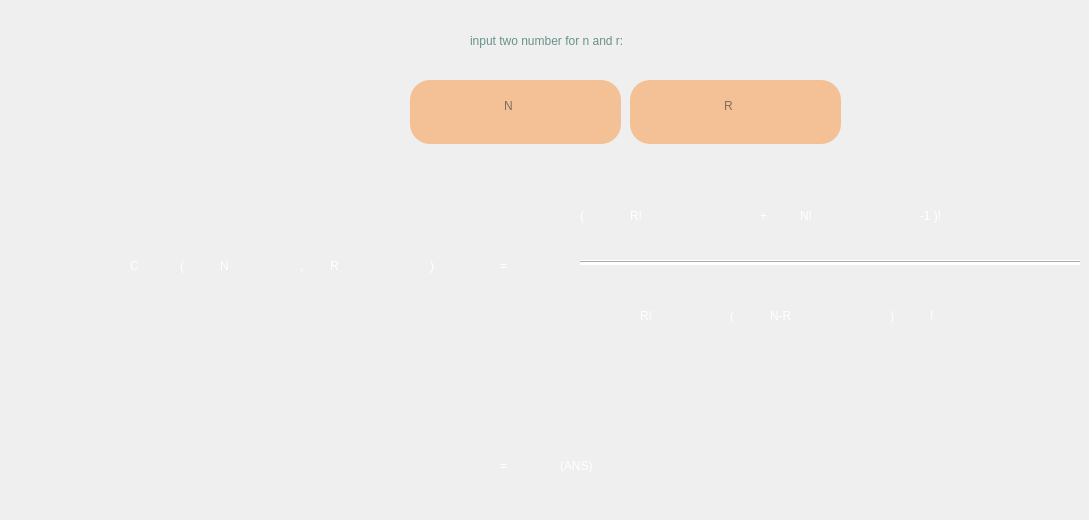
      <widget class="QWidget" name="combireplace_4">
       <property name="styleSheet">
        <string notr="true"/>
       </property>
       <widget class="QTextEdit" name="textEdit_21">
        <property name="geometry">
         <rect>
          <x>630</x>
          <y>80</y>
          <width>211</width>
          <height>64</height>
         </rect>
        </property>
        <property name="styleSheet">
         <string notr="true">background-color: #f4c095;
border-radius: 20px;
color: #071e22;
font: 63 13pt &quot;Bahnschrift SemiBold&quot;;
padding-left: 90px;
padding-top: 15px;</string>
        </property>
        <property name="placeholderText">
         <string>R</string>
        </property>
       </widget>
       <widget class="QLabel" name="label_174">
        <property name="geometry">
         <rect>
          <x>500</x>
          <y>220</y>
          <width>51</width>
          <height>91</height>
         </rect>
        </property>
        <property name="styleSheet">
         <string notr="true">color: white;
font: 28pt &quot;Cascadia Code&quot;;</string>
        </property>
        <property name="text">
         <string>=</string>
        </property>
       </widget>
       <widget class="QLabel" name="label_175">
        <property name="geometry">
         <rect>
          <x>640</x>
          <y>270</y>
          <width>91</width>
          <height>91</height>
         </rect>
        </property>
        <property name="styleSheet">
         <string notr="true">color: white;
font: 28pt &quot;Cascadia Code&quot;;</string>
        </property>
        <property name="text">
         <string>R!</string>
        </property>
       </widget>
       <widget class="QLabel" name="label_176">
        <property name="geometry">
         <rect>
          <x>220</x>
          <y>220</y>
          <width>71</width>
          <height>91</height>
         </rect>
        </property>
        <property name="styleSheet">
         <string notr="true">color: white;
font: 28pt &quot;Cascadia Code&quot;;</string>
        </property>
        <property name="text">
         <string>N</string>
        </property>
       </widget>
       <widget class="QTextEdit" name="textEdit_22">
        <property name="geometry">
         <rect>
          <x>410</x>
          <y>80</y>
          <width>211</width>
          <height>64</height>
         </rect>
        </property>
        <property name="styleSheet">
         <string notr="true">background-color: #f4c095;
border-radius: 20px;
color: #071e22;
font: 63 13pt &quot;Bahnschrift SemiBold&quot;;
padding-left: 90px;
padding-top: 15px;</string>
        </property>
        <property name="placeholderText">
         <string>N</string>
        </property>
       </widget>
       <widget class="QLabel" name="label_177">
        <property name="geometry">
         <rect>
          <x>500</x>
          <y>420</y>
          <width>51</width>
          <height>91</height>
         </rect>
        </property>
        <property name="styleSheet">
         <string notr="true">color: white;
font: 28pt &quot;Cascadia Code&quot;;</string>
        </property>
        <property name="text">
         <string>=</string>
        </property>
       </widget>
       <widget class="QLabel" name="label_178">
        <property name="geometry">
         <rect>
          <x>770</x>
          <y>270</y>
          <width>111</width>
          <height>91</height>
         </rect>
        </property>
        <property name="styleSheet">
         <string notr="true">color: white;
font: 28pt &quot;Cascadia Code&quot;;</string>
        </property>
        <property name="text">
         <string>N-R</string>
        </property>
       </widget>
       <widget class="QLabel" name="label_179">
        <property name="geometry">
         <rect>
          <x>730</x>
          <y>270</y>
          <width>31</width>
          <height>91</height>
         </rect>
        </property>
        <property name="styleSheet">
         <string notr="true">color: white;
font: 28pt &quot;Cascadia Code&quot;;</string>
        </property>
        <property name="text">
         <string>(</string>
        </property>
       </widget>
       <widget class="Line" name="line_11">
        <property name="geometry">
         <rect>
          <x>580</x>
          <y>260</y>
          <width>500</width>
          <height>5</height>
         </rect>
        </property>
        <property name="minimumSize">
         <size>
          <width>0</width>
          <height>2</height>
         </size>
        </property>
        <property name="styleSheet">
         <string notr="true">background-color: rgb(255, 255, 255);</string>
        </property>
        <property name="orientation">
         <enum>Qt::Horizontal</enum>
        </property>
       </widget>
       <widget class="QLabel" name="label_180">
        <property name="geometry">
         <rect>
          <x>470</x>
          <y>30</y>
          <width>411</width>
          <height>21</height>
         </rect>
        </property>
        <property name="styleSheet">
         <string notr="true">color: #679289;
font: 12pt &quot;Arial&quot;;</string>
        </property>
        <property name="text">
         <string>input two number for n and r:</string>
        </property>
       </widget>
       <widget class="QLabel" name="label_181">
        <property name="geometry">
         <rect>
          <x>330</x>
          <y>220</y>
          <width>91</width>
          <height>91</height>
         </rect>
        </property>
        <property name="styleSheet">
         <string notr="true">color: white;
font: 28pt &quot;Cascadia Code&quot;;</string>
        </property>
        <property name="text">
         <string>R</string>
        </property>
       </widget>
       <widget class="QLabel" name="label_182">
        <property name="geometry">
         <rect>
          <x>800</x>
          <y>170</y>
          <width>111</width>
          <height>91</height>
         </rect>
        </property>
        <property name="styleSheet">
         <string notr="true">color: white;
font: 28pt &quot;Cascadia Code&quot;;</string>
        </property>
        <property name="text">
         <string>N!</string>
        </property>
       </widget>
       <widget class="QLabel" name="label_183">
        <property name="geometry">
         <rect>
          <x>890</x>
          <y>270</y>
          <width>31</width>
          <height>91</height>
         </rect>
        </property>
        <property name="styleSheet">
         <string notr="true">color: white;
font: 28pt &quot;Cascadia Code&quot;;</string>
        </property>
        <property name="text">
         <string>)</string>
        </property>
       </widget>
       <widget class="QLabel" name="label_184">
        <property name="geometry">
         <rect>
          <x>300</x>
          <y>220</y>
          <width>21</width>
          <height>91</height>
         </rect>
        </property>
        <property name="styleSheet">
         <string notr="true">color: white;
font: 28pt &quot;Cascadia Code&quot;;</string>
        </property>
        <property name="text">
         <string>,</string>
        </property>
       </widget>
       <widget class="QLabel" name="label_185">
        <property name="geometry">
         <rect>
          <x>430</x>
          <y>220</y>
          <width>51</width>
          <height>91</height>
         </rect>
        </property>
        <property name="styleSheet">
         <string notr="true">color: white;
font: 28pt &quot;Cascadia Code&quot;;</string>
        </property>
        <property name="text">
         <string>)</string>
        </property>
       </widget>
       <widget class="QLabel" name="label_186">
        <property name="geometry">
         <rect>
          <x>180</x>
          <y>220</y>
          <width>31</width>
          <height>91</height>
         </rect>
        </property>
        <property name="styleSheet">
         <string notr="true">color: white;
font: 28pt &quot;Cascadia Code&quot;;</string>
        </property>
        <property name="text">
         <string>(</string>
        </property>
       </widget>
       <widget class="QLabel" name="label_187">
        <property name="geometry">
         <rect>
          <x>560</x>
          <y>420</y>
          <width>251</width>
          <height>91</height>
         </rect>
        </property>
        <property name="styleSheet">
         <string notr="true">color: white;
font: 28pt &quot;Cascadia Code&quot;;</string>
        </property>
        <property name="text">
         <string>(ANS)</string>
        </property>
       </widget>
       <widget class="QLabel" name="label_188">
        <property name="geometry">
         <rect>
          <x>930</x>
          <y>270</y>
          <width>51</width>
          <height>91</height>
         </rect>
        </property>
        <property name="styleSheet">
         <string notr="true">color: white;
font: 28pt &quot;Cascadia Code&quot;;</string>
        </property>
        <property name="text">
         <string>!</string>
        </property>
       </widget>
       <widget class="QLabel" name="label_189">
        <property name="geometry">
         <rect>
          <x>130</x>
          <y>220</y>
          <width>41</width>
          <height>91</height>
         </rect>
        </property>
        <property name="styleSheet">
         <string notr="true">color: white;
font: 28pt &quot;Cascadia Code&quot;;</string>
        </property>
        <property name="text">
         <string>C</string>
        </property>
       </widget>
       <widget class="QLabel" name="label_190">
        <property name="geometry">
         <rect>
          <x>630</x>
          <y>170</y>
          <width>121</width>
          <height>91</height>
         </rect>
        </property>
        <property name="styleSheet">
         <string notr="true">color: white;
font: 28pt &quot;Cascadia Code&quot;;</string>
        </property>
        <property name="text">
         <string>R!</string>
        </property>
       </widget>
       <widget class="QLabel" name="label_191">
        <property name="geometry">
         <rect>
          <x>760</x>
          <y>170</y>
          <width>31</width>
          <height>91</height>
         </rect>
        </property>
        <property name="styleSheet">
         <string notr="true">color: white;
font: 28pt &quot;Cascadia Code&quot;;</string>
        </property>
        <property name="text">
         <string>+</string>
        </property>
       </widget>
       <widget class="QLabel" name="label_192">
        <property name="geometry">
         <rect>
          <x>580</x>
          <y>170</y>
          <width>51</width>
          <height>91</height>
         </rect>
        </property>
        <property name="styleSheet">
         <string notr="true">color: white;
font: 28pt &quot;Cascadia Code&quot;;</string>
        </property>
        <property name="text">
         <string>(</string>
        </property>
       </widget>
       <widget class="QLabel" name="label_193">
        <property name="geometry">
         <rect>
          <x>920</x>
          <y>170</y>
          <width>131</width>
          <height>91</height>
         </rect>
        </property>
        <property name="styleSheet">
         <string notr="true">color: white;
font: 28pt &quot;Cascadia Code&quot;;</string>
        </property>
        <property name="text">
         <string>-1 )!</string>
        </property>
       </widget>
      </widget>
